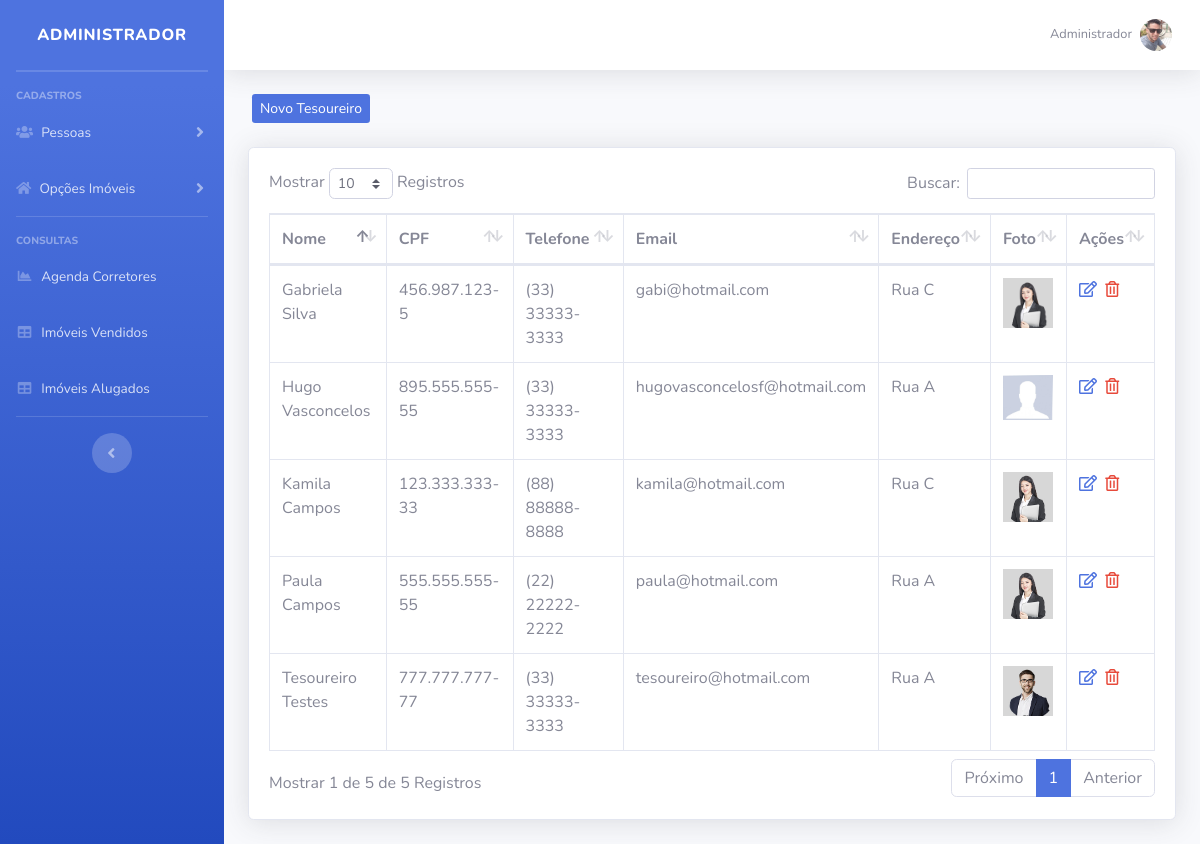
Screenshot of /imobiliaria/sistema/painel-admin/index.php?pag=tesoureiros (signed in) with the database file from the repository.
### tables this page shows
CREATE TABLE `usuarios` (
  `id` int(11) NOT NULL,
  `nome` varchar(50) NOT NULL,
  `cpf` varchar(20) NOT NULL,
  `email` varchar(50) NOT NULL,
  `senha` varchar(35) NOT NULL,
  `nivel` varchar(35) NOT NULL,
  `foto` varchar(100) DEFAULT NULL
);

CREATE TABLE `tesoureiros` (
  `id` int(11) NOT NULL,
  `nome` varchar(50) NOT NULL,
  `cpf` varchar(20) NOT NULL,
  `telefone` varchar(15) NOT NULL,
  `email` varchar(50) NOT NULL,
  `endereco` varchar(100) NOT NULL,
  `foto` varchar(100) NOT NULL,
  `descricao` varchar(90) DEFAULT NULL,
  `twitter` varchar(150) DEFAULT NULL,
  `facebook` varchar(150) DEFAULT NULL
);

### imobiliaria/sistema/painel-admin/tesoureiros.php (the view, shortened to what this page needs)
<?php
include_once("../../conexao.php");
$pag = "tesoureiros";
?>
<div class="row mt-4 mb-4">
    <a type="button" class="btn-primary btn-sm ml-3 d-none d-md-block" href="index.php?pag=<?php echo $pag ?>&funcao=novo">Novo Tesoureiro</a>
</div>
<div class="card shadow mb-4">
    <div class="card-body">
        <div class="table-responsive">
            <table class="table table-bordered" id="dataTable" width="100%" cellspacing="0">
                <thead>
                    <tr>
                        <th>Nome</th>
                        <th>CPF</th>
                        <th>Telefone</th>
                        <th>Email</th>
                        <th>Endereço</th>
                        <th>Foto</th>
                        <th>Ações</th>
                    </tr>
                </thead>
                <tbody>
                    <?php
                    $query = $pdo->query("SELECT * FROM tesoureiros order by nome asc ");
                    $res = $query->fetchAll(PDO::FETCH_ASSOC);
                    for ($i=0; $i < count($res); $i++) {
                       $nome = $res[$i]['nome'];
                                $cpf = $res[$i]['cpf'];
                                $telefone = $res[$i]['telefone'];
                                $email = $res[$i]['email'];
                                $endereco = $res[$i]['endereco'];
                                $imagem = $res[$i]['foto'];
                                $id = $res[$i]['id'];
                     ?>
                    <tr>
                        <td><?php echo $nome ?></td>
                        <td><?php echo $cpf ?></td>
                        <td><?php echo $telefone ?></td>
                        <td><?php echo $email ?></td>
                        <td><?php echo $endereco ?></td>
                        <td><img src="../img/profiles/<?php echo $imagem ?>" width="50px"></td>
                        <td>
                            <a href="index.php?pag=<?php echo $pag ?>&funcao=editar&id=<?php echo $id ?>" class='text-primary mr-1' title='Editar Dados'><i class='far fa-edit'></i></a>
                            <a href="index.php?pag=<?php echo $pag ?>&funcao=excluir&id=<?php echo $id ?>" class='text-danger mr-1' title='Excluir Registro'><i class='far fa-trash-alt'></i></a>
                        </td>
                    </tr>
                    <?php } ?>
                </tbody>
            </table>
        </div>
    </div>
</div>

### imobiliaria/sistema/painel-admin/index.php (shortened to what this page needs)
<?php
include_once("../../conexao.php");
 ?>
<?php
    $idUsuario = $_SESSION['id_usuario'];
    $res = $pdo->query("SELECT * FROM usuarios where id = '" . $idUsuario . "' ");
    $dados = $res->fetchAll(PDO::FETCH_ASSOC);
     $nome = $dados[0]['nome'];
     $img = $dados[0]['foto'];
    $pag = @$_GET["pag"];
    $menu1 = "corretores";
    $menu2 = "tesoureiros";
    $menu3 = "cidade";
    $menu4 = "bairro";
    $menu5 = "tipo";
    $menu6 = "tarefas";
    $menu7 = "vendas";
    $menu8 = "alugueis";
 ?>
<!DOCTYPE html>
<html lang="en">
    <head>
        <link href="../vendor/fontawesome-free/css/all.min.css" rel="stylesheet" type="text/css">
        <link href="../css/sb-admin-2.min.css" rel="stylesheet">
        <link href="../css/style.css" rel="stylesheet">
        <link href="../vendor/datatables/dataTables.bootstrap4.min.css" rel="stylesheet">
    </head>
    <body id="page-top">
        <div id="wrapper">
            <ul class="navbar-nav bg-gradient-primary sidebar sidebar-dark accordion" id="accordionSidebar">
                <a class="sidebar-brand d-flex align-items-center justify-content-center" href="index.php">
                    <div class="sidebar-brand-text mx-3">Administrador</div>
                </a>
                <hr class="sidebar-divider my-0">
                <hr class="sidebar-divider">
                <div class="sidebar-heading">
                    Cadastros
                </div>
                <li class="nav-item">
                    <a class="nav-link collapsed" href="#" data-toggle="collapse" data-target="#collapseTwo" aria-expanded="true" aria-controls="collapseTwo">
                        <i class="fas fa-users"></i>
                        <span>Pessoas</span>
                    </a>
                </li>
                <li class="nav-item">
                    <a class="nav-link collapsed" href="#" data-toggle="collapse" data-target="#collapseUtilities" aria-expanded="true" aria-controls="collapseUtilities">
                        <i class="fas fa-home"></i>
                        <span>Opções Imóveis</span>
                    </a>
                </li>
                <hr class="sidebar-divider">
                <div class="sidebar-heading">
                    Consultas
                </div>
                <li class="nav-item">
                    <a class="nav-link" href="index.php?pag=<?php echo $menu6 ?>">
                        <i class="fas fa-fw fa-chart-area"></i>
                        <span>Agenda Corretores</span></a>
                </li>
                <li class="nav-item">
                    <a class="nav-link" href="index.php?pag=<?php echo $menu7 ?>">
                        <i class="fas fa-fw fa-table"></i>
                        <span>Imóveis Vendidos</span></a>
                </li>
                <li class="nav-item">
                    <a class="nav-link" href="index.php?pag=<?php echo $menu8 ?>">
                        <i class="fas fa-fw fa-table"></i>
                        <span>Imóveis Alugados</span></a>
                </li>
                <hr class="sidebar-divider d-none d-md-block">
                <div class="text-center d-none d-md-inline">
                    <button class="rounded-circle border-0" id="sidebarToggle"></button>
                </div>
            </ul>
            <div id="content-wrapper" class="d-flex flex-column">
                <div id="content">
                    <nav class="navbar navbar-expand navbar-light bg-white topbar mb-4 static-top shadow">
                        <ul class="navbar-nav ml-auto">
                            <li class="nav-item dropdown no-arrow">
                                <a class="nav-link dropdown-toggle" href="#" id="userDropdown" role="button" data-toggle="dropdown" aria-haspopup="true" aria-expanded="false">
                                    <span class="mr-2 d-none d-lg-inline text-gray-600 small"><?php echo $nome ?></span>
                                    <img class="img-profile rounded-circle" src="../img/profiles/<?php echo $img ?>">
                                </a>
                            </li>
                        </ul>
                    </nav>
                    <div class="container-fluid">
                        <?php if ($pag == null) {
                        include_once("home.php");
                        } else if ($pag==$menu1) {
                        include_once($menu1.".php");
                        } else if ($pag==$menu2) {
                        include_once($menu2.".php");
                         } else if ($pag==$menu3) {
                        include_once($menu3.".php");
                        } else if ($pag==$menu4) {
                        include_once($menu4.".php");
                        } else if ($pag==$menu5) {
                        include_once($menu5.".php");
                        } else if ($pag==$menu6) {
                        include_once($menu6.".php");
                        } else if ($pag==$menu7) {
                        include_once($menu7.".php");
                        } else if ($pag==$menu8) {
                        include_once($menu8.".php");
                        } else {
                        include_once("home.php");
                        }
                        ?>
                    </div>
                </div>
            </div>
        </div>
    </body>
</html>

### rows the page displays
usuarios: nome "Administrador", foto (picture)
tesoureiros: nome "Gabriela Silva", cpf "456.987.123-5", telefone "(33) 33333-3333", email "gabi@hotmail.com", endereco "Rua C", foto (picture)
tesoureiros: nome "Hugo Vasconcelos", cpf "895.555.555-55", telefone "(33) 33333-3333", email "hugovasconcelosf@hotmail.com", endereco "Rua A", foto (picture)
tesoureiros: nome "Kamila Campos", cpf "123.333.333-33", telefone "(88) 88888-8888", email "kamila@hotmail.com", endereco "Rua C", foto (picture)
tesoureiros: nome "Paula Campos", cpf "555.555.555-55", telefone "(22) 22222-2222", email "paula@hotmail.com", endereco "Rua A", foto (picture)
tesoureiros: nome "Tesoureiro Testes", cpf "777.777.777-77", telefone "(33) 33333-3333", email "tesoureiro@hotmail.com", endereco "Rua A", foto (picture)
